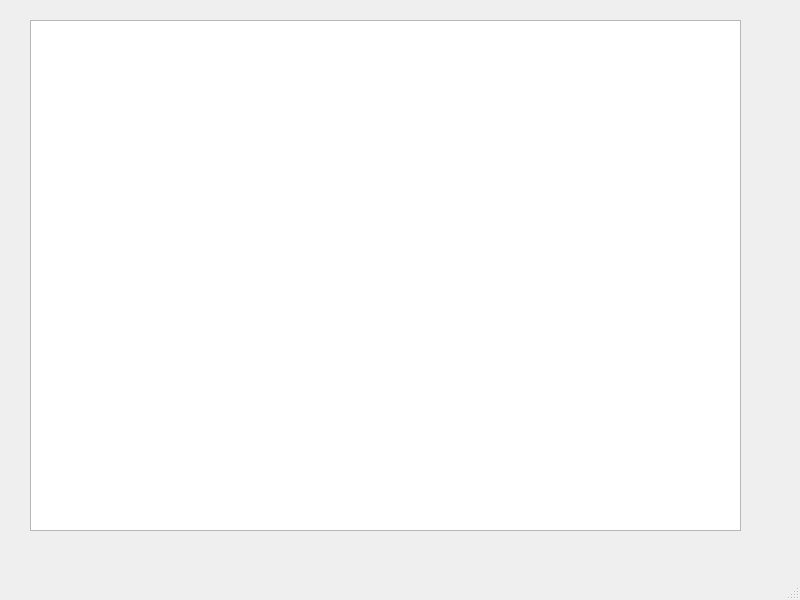
<?xml version="1.0" encoding="UTF-8"?>
<ui version="4.0">
 <class>MainWindow</class>
 <widget class="QMainWindow" name="MainWindow">
  <property name="geometry">
   <rect>
    <x>0</x>
    <y>0</y>
    <width>800</width>
    <height>600</height>
   </rect>
  </property>
  <property name="windowTitle">
   <string>MainWindow</string>
  </property>
  <widget class="QWidget" name="centralwidget">
   <widget class="QTextEdit" name="textEdit">
    <property name="geometry">
     <rect>
      <x>30</x>
      <y>20</y>
      <width>711</width>
      <height>511</height>
     </rect>
    </property>
   </widget>
  </widget>
  <widget class="QMenuBar" name="menubar">
   <property name="geometry">
    <rect>
     <x>0</x>
     <y>0</y>
     <width>800</width>
     <height>23</height>
    </rect>
   </property>
  </widget>
  <widget class="QStatusBar" name="statusbar"/>
 </widget>
 <resources/>
 <connections/>
</ui>
